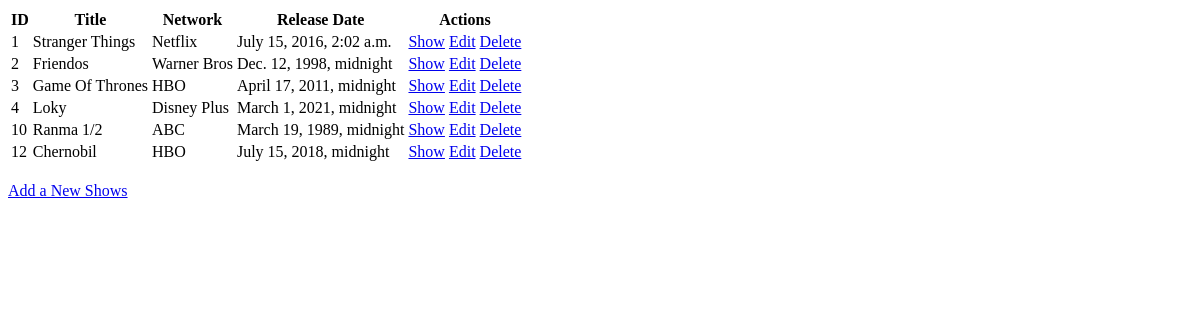
The app's page /shows, older data.
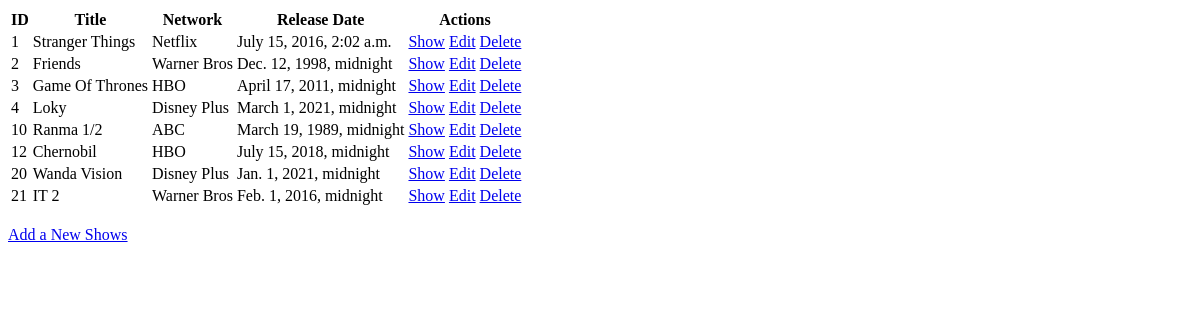
The same page, newer data.
### crudtv/models.py (models this page shows)
class showtv(models.Model):
    title = models.CharField(max_length=255)
    network = models.CharField(max_length=255)
    description = models.TextField()
    release_date = models.DateTimeField()
    created_at = models.DateTimeField(auto_now_add=True)
    updated_at = models.DateTimeField(auto_now=True)
    objects = ShowManager()

### crudtv/views.py (the view)
# urls.py: path('shows',views.read_all),
def read_all(request):
    context = {
        'shows_tot' : showtv.objects.all()
    }
    return render(request, "mostrar.html", context)

### crudtv/templates/mostrar.html (shortened to what this page needs)
<!DOCTYPE html>
<html lang="en">
<head>
</head>
<body>
    <div>
        <table class="table">
            <thead>
                <tr>
                    <th scope="col">ID</th>
                    <th scope="col">Title</th>
                    <th scope="col">Network</th>
                    <th scope="col">Release Date</th>
                    <th scope="col">Actions</th>
                </tr>
            </thead>
            <tbody>
                {% for showtv in shows_tot %}
                <tr>
                    <td>{{showtv.id}}</td>
                    <td>{{showtv.title}}</td>
                    <td>{{showtv.network}}</td>
                    <td>{{showtv.release_date}}</td>
                    <td><a href="/shows/{{showtv.id}}">Show</a>
                        <a href="/shows/{{showtv.id}}/edit">Edit</a>
                        <a href="/shows/{{showtv.id}}/delete">Delete</a>
                </tr>
                {% endfor %}
            </tbody>
        </table>
    </div>
    <br><a href="/shows/new">Add a New Shows</a>
</body>
</html>

Row changes from the older to the newer data that the page shows:
changed showtv id 2: title "Friendos" → "Friends"
added showtv: id "20", title "Wanda Vision", network "Disney Plus", release_date "Jan. 1, 2021, midnight"
added showtv: id "21", title "IT 2", network "Warner Bros", release_date "Feb. 1, 2016, midnight"
